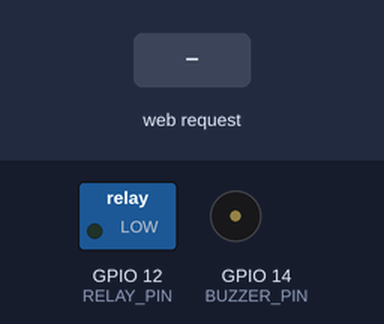
The sketch below on a simulated ESP8266 (NodeMCU). Parts: switched loads named in the sketch (green lamp = pin HIGH), buzzer (waves = sounding, pin HIGH). The test bench sets the inputs (shaded band). WiFi joins after 1.5 s; servers stay silent unless stated; what the sketch prints to the serial monitor is not drawn.

Above: at 2.7 s.
2.8 s: HTTP request GET /alert received
At 3.9 s:
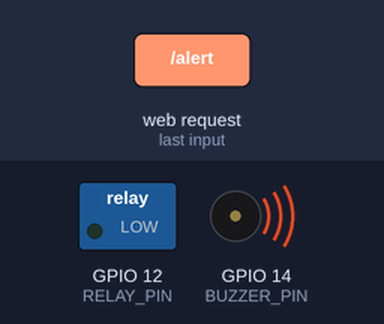
4.3 s: HTTP request GET /spray received
At 5.1 s:
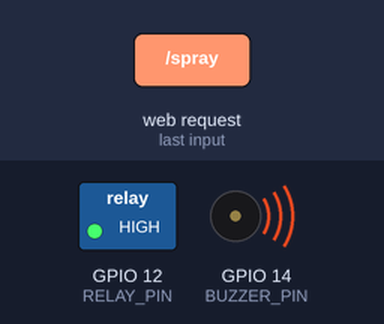
Timing chart, 0 to 20.8 s (numbered marks = the images above; inputs shaded):
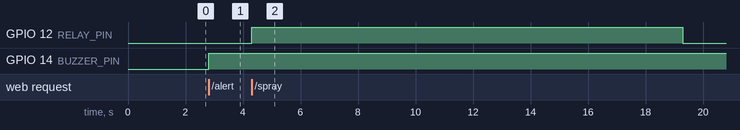

The sketch:

esp8266.ino
```cpp
#include <ESP8266WiFi.h>
#include <ESP8266WebServer.h>

const char* ssid = "Hieu_ne";       // Thay bằng WiFi của bạn
const char* password = "thuycute";

ESP8266WebServer server(80);  // Khởi tạo Web Server

#define BUZZER_PIN 14  // Chân D5 (GPIO14) cho còi
#define RELAY_PIN 12   // Chân D6 (GPIO12) cho relay phun nước

void setup() {
    Serial.begin(115200);
    WiFi.begin(ssid, password);
    pinMode(BUZZER_PIN, OUTPUT);
    pinMode(RELAY_PIN, OUTPUT);

    digitalWrite(BUZZER_PIN, LOW);  // Ban đầu tắt còi
    digitalWrite(RELAY_PIN, LOW);   // Ban đầu tắt relay

    // Chờ kết nối WiFi
    while (WiFi.status() != WL_CONNECTED) {
        delay(500);
        Serial.print(".");
    }
    Serial.println("\nWiFi Connected!");
    Serial.print("ESP IP Address: ");
    Serial.println(WiFi.localIP());

    // Khai báo endpoint
    server.on("/alert", handleAlert);
    server.on("/normal", handleNormal);
    server.on("/spray", handleSpray);

    server.begin();
}

void loop() {
    server.handleClient();
}

// 🔊 Bật còi báo động
void handleAlert() {
    digitalWrite(BUZZER_PIN, HIGH);
    Serial.println("🚨 Cảnh báo: Bật còi!");
    server.send(200, "text/plain", "Buzzer ON");
}

// ✅ Tắt còi báo động
void handleNormal() {
    digitalWrite(BUZZER_PIN, LOW);
    Serial.println("✅ Trạng thái bình thường: Tắt còi.");
    server.send(200, "text/plain", "Buzzer OFF");
}

// 💦 Kích hoạt phun nước trong 15s
void handleSpray() {
    Serial.println("💦 Kích hoạt phun nước trong 15 giây!");
    digitalWrite(RELAY_PIN, HIGH);
    delay(15000);  // Giữ relay bật 15 giây
    digitalWrite(RELAY_PIN, LOW);
    Serial.println("💧 Tắt phun nước.");
    server.send(200, "text/plain", "Spray Activated");
}
```

Measured:
- after the input at 2.8 s, GPIO 14 (BUZZER_PIN): LOW → HIGH at once
- after the input at 4.3 s, GPIO 12 (RELAY_PIN): LOW → HIGH at once, → LOW 15.0 s later
